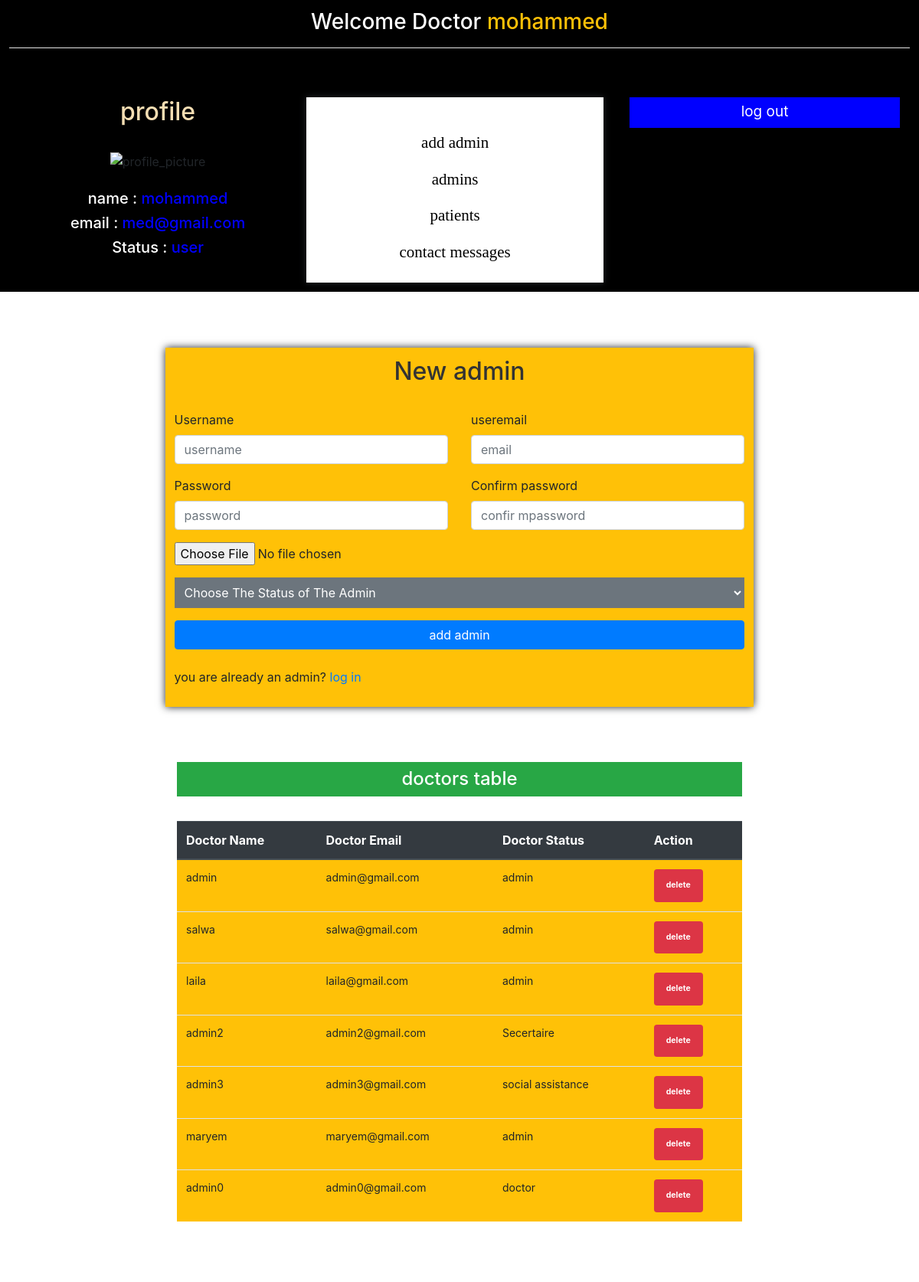
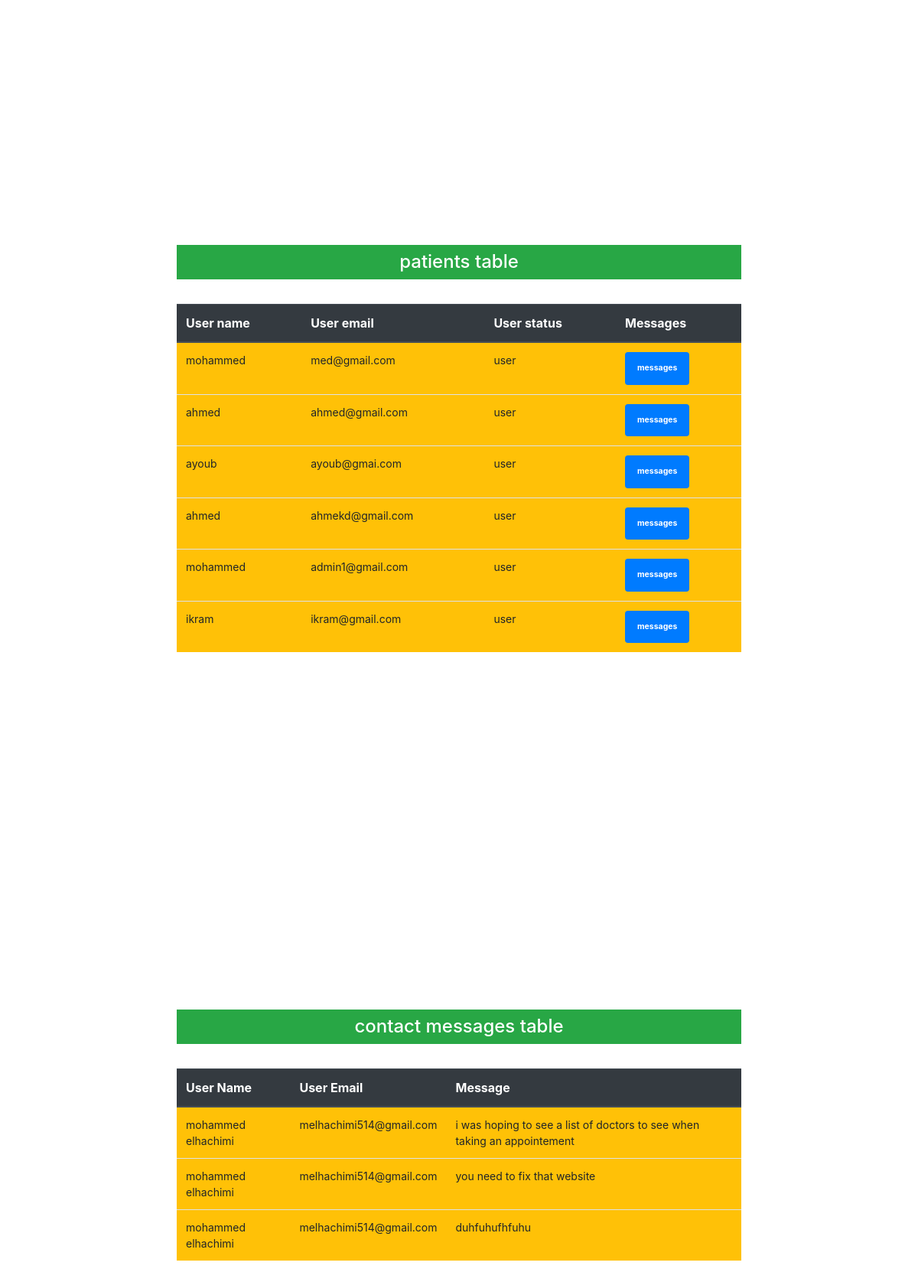
Page /admin_zone/admin_panel.php (signed in) on the committed database (2 pictures, top to bottom).
### tables this page shows
CREATE TABLE `users` (
  `user_id` int(11) NOT NULL,
  `user_name` varchar(50) NOT NULL,
  `user_email` varchar(200) NOT NULL,
  `user_password` varchar(250) NOT NULL,
  `user_picture` varchar(200) NOT NULL,
  `user_status` varchar(50) NOT NULL
);

CREATE TABLE `contact` (
  `contact_id` int(11) NOT NULL,
  `user_id` int(11) NOT NULL,
  `firstname` varchar(100) NOT NULL,
  `email` varchar(100) NOT NULL,
  `comment` varchar(100) NOT NULL
);

### controllers/admin.php (called while the page is built, shortened)
<?php
$user_name = '';
$user_email = '';

### admin_zone/admin_panel.php (the view, shortened to what this page needs)
<?php
 include_once ('../controllers/admin.php');
 $data = new Users();
?>
<!DOCTYPE html>
<head>
	<link rel="stylesheet" type="text/css" href="syntax-highlighter/styles/shCore.css" media="all">
	<link rel="stylesheet" type="text/css" href="syntax-highlighter/styles/shThemeDefault.css" media="all">
	 <link rel="stylesheet" href="css/bootstrap.min.css">
	<link rel="stylesheet" href="css/normalize.min.css">
	<link rel="stylesheet" href="css/main.css">
	<link rel="stylesheet" href="https://maxcdn.bootstrapcdn.com/bootstrap/4.5.0/css/bootstrap.min.css">
	<link rel="stylesheet" href="https://stackpath.bootstrapcdn.com/font-awesome/4.7.0/css/font-awesome.min.css">
</head>
<body>
	<div style=" position: fixed;width: 100%;z-index: 1;">
		<div class="responsive_logo">
				<h3 class="text-white">Welcome Doctor
					<span class="text-warning">
						<?php echo $_SESSION['user_name'];?>
					</span>
				</h3>
				<hr class="bg-white text-white"><br>
		</div>
		<div class="responsive_panel">
			<br><br><br>
			<div class="responsive_doctor_profile">
				<h2  style="color: wheat;">profile</h2><br>
				<img src="https://encrypted-tbn0.gstatic.com/images?q=tbn%3AANd9GcTreksTEerNOVl1wm7JRykQifXUI_RKimR8jjtzG-e1AcyrTajW&usqp=CAU" alt="profile_picture" style="width: 100px; height: 100px;">
				<br><br>
				<h5 style="color: white;">name : <span style="color: blue;"><?php echo $_SESSION['user_name'];?> </h5>
				<h5 style="color: white;">email : <span style="color: blue;"><?php echo $_SESSION['user_email'];?></span></h5>
				<h5 style="color: white;">Status : <span style="color: blue;"><?php echo $_SESSION['user_status'];?></span></h5>
			</div>
			<br><br>
			<div class="responsive_doctor_procceses">
				<div id="inner">
				    <p><a href="#add_admin">add admin</a></p>
					<p><a href="#admins">admins</a></p>
					<p><a href="#patients">patients</a></p>
					<p><a href="#contact_messages">contact messages</a></p>
				</div>
			</div>
			<div id="responsive_admin_logout_btn">
				<a href="../views/index.php">log out</a>
			</div>
	    </div>
	</div>
	<div class="blank-div"></div>
	<div class="right_body" style="width: 82%;margin-left: 18%;">
	 <br><br>
    <div class="container big-box col-md-8 " style="padding: 1%;background-color: #ffc107; box-shadow: 0px 0px 10px;" id="add_admin">
			<h2 class="text-center h2">New admin</h2>
				<br>
				<form action="admin_panel.php" method="post" enctype="multipart/form-data">
					<div class="row">
						<div class="form-group col-md-6">
							<label for="username">Username</label>
							<input type="text" name="user_name" class="form-control" placeholder="username" value="<?php echo $user_name; ?>" >
						</div>
						<div class="form-group col-md-6">
							<label for="useremail">useremail</label>
							<input type="text"  name="user_email" class="form-control" placeholder="email" value="<?php echo $user_email; ?>">
						</div>
					</div>
					<div class="row">
						<div class="form-group col-md-6">
							<label for="password">Password</label>
							<input type="password" name="user_password" class="form-control" placeholder="password" >
						</div>
						<div class="form-group col-md-6">
							<label for="confpassword"> Confirm password</label>
							<input type="password" name="user_confpassword" class="form-control" placeholder="confir mpassword">
						</div>
					</div>
						<div class="form-group">
							<input type="file" name="user_picture" class="costum file" >
						</div>
						<div class="form-group">
							<select name="user_status" class="bg-secondary p-2 text-white" style="width: 100%;">
							    <option value="choose the status of the admin">Choose The Status of The Admin</option>
							</select>
						</div>
					<div class="form-group">
					<button name="add_admin" class="btn btn-primary btn-block">add admin</button>
					<br>
					<span> you are already an admin? <a class="text-primary " href="../views/index.php">log in</a></span>
				</form>
		</div>
	</div>
	<br><br><br>
	   <div class="col-md-8" style="margin:auto;height:927px;overflow-y:scroll;" id="admins">
			<?php
				$con = $data->connect();
				$sql="SELECT * FROM users WHERE user_status != 'user'";
				$stm=$con->prepare($sql);
				$stm->execute();
				$result=$stm->get_result();
			?>
			<h4 class="text-center bg-success p-2 text-white">doctors table</h4>
			<br>
		  <table class="table mr-4 bg-warning">
			<thead class="thead-dark">
				<tr>
					<th>Doctor Name</th>
					<th>Doctor Email</th>
					<th>Doctor Status</th>
					<th>Action</th>
				</tr>
			</thead>
			<tbody class="t_body">
			<?php while($row=$result->fetch_assoc()){ ?>
				<tr>
					<td><?=$row['user_name'];?></td>
					<td><?=$row['user_email'];?></td>
					<td><?=$row['user_status'];?></td>
					<td>
                    <a href="admin_panel.php?delete=<?=$row['user_id']; ?>" class="badge badge-danger p-3" onclick="return confirm('Do you want to delete this admin')">delete</a>
                    </td>
				<?php } ?>
			</tbody>
		  </table>
	   </div>
	   <br><br><br>
		<div class="col-md-8" style="margin: auto;height:927px;overflow-y:scroll;" id="patients">
			<?php
				$con = $data->connect();
				$sql="SELECT * FROM users WHERE user_status = 'user'";
				$stm=$con->prepare($sql);
				$stm->execute();
				$result=$stm->get_result();
			?>
			<h4 class="text-center bg-success p-2 text-white">patients table</h4>
			<br>
		  <table class="table  bg-warning">
			<thead class="thead-dark">
				<tr>
					<th>User name</th>
					<th>User email</th>
					<th>User status</th>
					<th>Messages</th>
				</tr>
			</thead>
			<tbody class="t_body">
			<?php while($row=$result->fetch_assoc()){ ?>
				<tr>
					<td><?=$row['user_name'];?></td>
					<td><?=$row['user_email'];?></td>
					<td><?=$row['user_status'];?></td>
					<td>
					<a href="patient_details.php?details=<?=$row['user_id']; ?>" class="badge badge-primary p-3">messages</a>
					</td>
				<?php } ?>
			</tbody>
		  </table>
	   </div>
	   <br><br><br>
	<div class="col-md-8" style="margin: auto;height:927px;overflow-y:scroll;" id="contact_messages">
        <?php
            $con = $data->connect();
            $sql="SELECT * FROM `contact`";
            $stm=$con->prepare($sql);
            $stm->execute();
            $result=$stm->get_result();
        ?>
			<h4 class="text-center bg-success p-2 text-white">contact messages table</h4>
			<br>
		  <table class="table mr-4 bg-warning">
			<thead class="thead-dark">
				<tr>
					<th>User Name</th>
					<th>User Email</th>
                    <th>Message</th>
				</tr>
			</thead>
			<tbody class="t_body">
			<?php while($row=$result->fetch_assoc()){ ?>
				<tr>
					<td><?=$row['firstname'];?></td>
                    <td><?=$row['email'];?></td>
                    <td><?=$row['comment'];?></td>
				<?php } ?>
			</tbody>
          </table>
    </div>
</body>
</html>

### admin_zone/css/main.css (style rules this page uses)
body { background-color:#FFF; font-family: "Lato", sans-serif; font-weight: 300; font-size:16px; line-height:18px; color:#777; }
p { margin:0; }
a { color: #aa0a5f; }
a, a:hover, a:focus { text-decoration: none; outline: 0; }
h1, h2, h3, h4, h5, h6 { color: #333; margin:0; font-weight: normal; }
h2 { font-size: 24px; }
h3 { font-size: 18px; }
h5 { font-size: 16px; }
.responsive_logo { display: none ; }
.responsive_panel { display: none; }
.blank-div { display: none; }
@media screen and (max-width: 1388px) { .blank-div { display: block !important; height: 406px !important; } }
@media screen and (max-width: 1388px) { .responsive_logo { display: block; } }
@media screen and (max-width: 1388px) { .responsive_panel { display: block; display: flex; padding: 1%; background-color: black; } }
@media screen and (max-width: 1388px) { .responsive_logo { background-color: black; text-align: center; padding: 1%; } }
@media screen and (max-width: 1388px) { .responsive_doctor_profile { width: 33%; text-align: center; } }
@media screen and (max-width: 1388px) { .responsive_doctor_procceses { width: 33%; text-align: center; box-shadow: 0px 0px 10px; background-color: rgb(255, 255, 255); font-family: auto; font-size: 21px; } }
@media screen and (max-width: 1388px) { .responsive_doctor_procceses #inner { padding: 2%; margin-top: 37px; } }
@media screen and (max-width: 1388px) { .responsive_doctor_procceses p a { color: #000; } }
@media screen and (max-width: 1388px) { #responsive_admin_logout_btn { background-color: blue; height: 23px; width: 30%; text-align: center; padding: 20px; margin-left: 34px; } }
@media screen and (max-width: 1388px) { #responsive_admin_logout_btn a { color: white; position: relative; top: -15px; font-size: 19px; } }
@media screen and (max-width: 1388px) { .right_body { margin: auto !important; width: 96% !important; } }
@media screen and (max-width: 1388px) { .t_body { font-size: 14px !important; } }

### rows in the picture
users: user_name "admin", user_email "admin@gmail.com", user_status "admin"
users: user_name "salwa", user_email "salwa@gmail.com", user_status "admin"
users: user_name "laila", user_email "laila@gmail.com", user_status "admin"
users: user_name "admin2", user_email "admin2@gmail.com", user_status "Secertaire"
users: user_name "admin3", user_email "admin3@gmail.com", user_status "social assistance"
users: user_name "maryem", user_email "maryem@gmail.com", user_status "admin"
users: user_name "admin0", user_email "admin0@gmail.com", user_status "doctor"
users: user_name "mohammed", user_email "med@gmail.com", user_status "user"
users: user_name "ahmed", user_email "ahmed@gmail.com", user_status "user"
users: user_name "ayoub", user_email "ayoub@gmai.com", user_status "user"
users: user_name "ahmed", user_email "ahmekd@gmail.com", user_status "user"
users: user_name "mohammed", user_email "admin1@gmail.com", user_status "user"
users: user_name "ikram", user_email "ikram@gmail.com", user_status "user"
contact: firstname "mohammed elhachimi", email "melhachimi514@gmail.com", comment "i was hoping to see a list of doctors to see when taking an appointement"
contact: firstname "mohammed elhachimi", email "melhachimi514@gmail.com", comment "you need to fix that website"
contact: firstname "mohammed elhachimi", email "melhachimi514@gmail.com", comment "duhfuhufhfuhu"

### other values in the picture
$_SESSION['user_name'] "mohammed"
$_SESSION['user_email'] "med@gmail.com"
$_SESSION['user_status'] "user"
